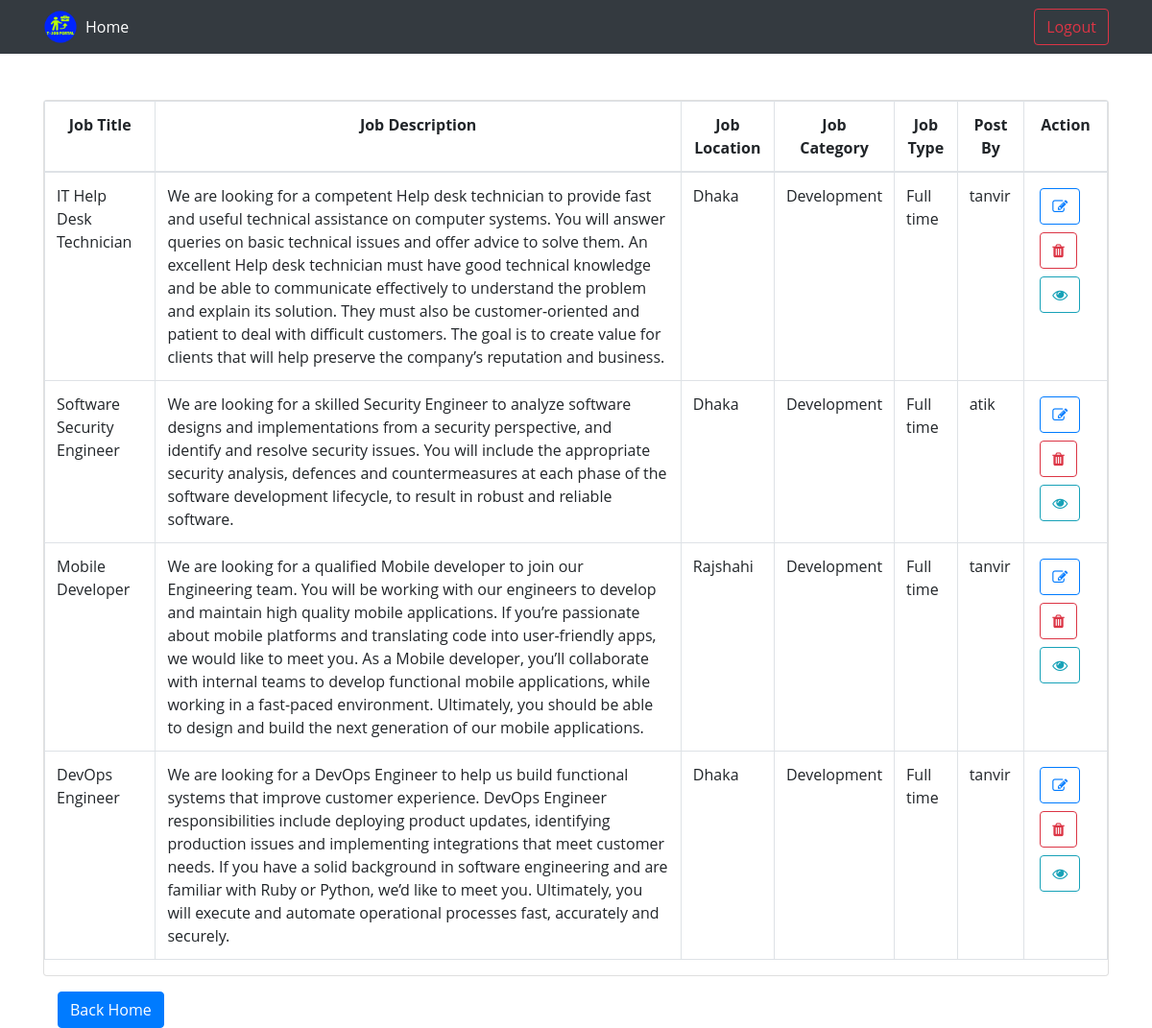
The app's page /adminViewJob.php with its own data.
### tables this page shows
CREATE TABLE `job` (
  `job_id` int(11) NOT NULL,
  `jobtitle` varchar(120) NOT NULL,
  `jobdes` mediumtext NOT NULL,
  `jobreq` mediumtext NOT NULL,
  `jobcity` varchar(30) NOT NULL,
  `jobcat` varchar(20) NOT NULL,
  `jobtype` varchar(50) NOT NULL,
  `employee_user_name` varchar(20) NOT NULL
);

### adminViewJob.php (the view, shortened to what this page needs)
<?php
    include 'conn.php';
    $sql="SELECT * FROM job";
    $result=mysqli_query($conn,$sql);
?>
<!DOCTYPE html>
<html lang="en">
<head>
    <link rel="stylesheet" a href="CSS/bootstrap.css"/>
    <link rel="stylesheet" href="css/bootstrap.min.css" />
    <link rel="stylesheet" href="css/font-awesome.min.css" />
    <link rel="stylesheet" href="css/style.css" />
</head>
<body>
        <div class="container">
            <div class="row">
                <div class="col m-auto">
                    <div class="card mt-5">
                        <table class="table table-bordered table-hover">
                            <thead>
                                <tr>
                                    <td scope="col" class="font-weight-bold text-center">Job Title</td>
                                    <td scope="col" class="font-weight-bold text-center">Job Description</td>
                                    <td scope="col" class="font-weight-bold text-center">Job Location</td>
                                    <td scope="col" class="font-weight-bold text-center">Job Category</td>
                                    <td scope="col" class="font-weight-bold text-center">Job Type</td>
                                    <td scope="col" class="font-weight-bold text-center">Post By</td>
                                    <td scope="col" class="font-weight-bold text-center">Action</td>
                                </tr>
                            </thead>
                            <?php
                                    while($row=mysqli_fetch_assoc($result))
                                    {
                                        $jobTitle = $row['jobtitle'];
                                        $jobDes = $row['jobdes'];
                                        $jobLoc = $row['jobcity'];
                                        $jobCat = $row['jobcat'];
                                        $jobType = $row['jobtype'];
                                        $jobId = $row['job_id'];
                                        $jobEmp = $row['employee_user_name'];
                            ?>
                                    <tr>
                                        <td class="fw-normal"><?php echo $jobTitle ?></td>
                                        <td class="fw-normal"><?php echo $jobDes ?></td>
                                        <td class="fw-normal"><?php echo $jobLoc ?></td>
                                        <td class="fw-normal"><?php echo $jobCat ?></td>
                                        <td class="fw-normal"><?php echo $jobType ?></td>
                                        <td class="fw-normal"><?php echo $jobEmp ?></td>
                                        <td>
                                            <a href="editJob.php?jobId=<?php echo $jobId; ?>" class="btn btn-outline-primary m-1"><i class="fa fa-pencil-square-o" aria-hidden="true"></i></a>
                                            <a href="deleteJob.php?jobId=<?php echo $jobId; ?>" class="btn btn-outline-danger m-1"><i class="fa fa-trash" aria-hidden="true"></i></a>
                                            <a href="application.php?jobId=<?php echo $jobId; ?>" class="btn btn-outline-info m-1"><i class="fa fa-eye" aria-hidden="true"></i></a>
                                        </td>
                                    </tr>
                            <?php
                                    }
                            ?>
                        </table>
                    </div>
                </div>
            </div>
        </div>
        <section>
            <div class="container">
                <div class="col-md-4 mt-3">
                    <a href="admindash.php" class="btn btn-primary">Back Home</a>
                </div>
            </div>
        </section>
</body>
</html>

### css/style.css (style rules this page uses)
* { padding: 0px; margin: 0px; }
body { font-family: 'Open Sans', sans-serif; }
a { text-decoration: none; }

### records on screen
job: jobtitle "IT Help Desk Technician", jobdes "We are looking for a competent Help desk technician to provide fast and useful technical assistance on computer systems. You will answer queries on basic technical issues and offer advice to solve them. An excellent Help desk technician must have good technical knowledge and be able to communicate effectively to understand the problem and explain its solution. They must also be customer-oriented and patient to deal with difficult customers. The goal is to create value for clients that will help preserve the company’s reputation and business.", jobcity "Dhaka", jobcat "Development", jobtype "Full time", employee_user_name "tanvir"
job: jobtitle "Software Security Engineer", jobdes "We are looking for a skilled Security Engineer to analyze software designs and implementations from a security perspective, and identify and resolve security issues. You will include the appropriate security analysis, defences and countermeasures at each phase of the software development lifecycle, to result in robust and reliable software.", jobcity "Dhaka", jobcat "Development", jobtype "Full time", employee_user_name "atik"
job: jobtitle "Mobile Developer", jobdes "We are looking for a qualified Mobile developer to join our Engineering team. You will be working with our engineers to develop and maintain high quality mobile applications. If you’re passionate about mobile platforms and translating code into user-friendly apps, we would like to meet you. As a Mobile developer, you’ll collaborate with internal teams to develop functional mobile applications, while working in a fast-paced environment. Ultimately, you should be able to design and build the next generation of our mobile applications.", jobcity "Rajshahi", jobcat "Development", jobtype "Full time", employee_user_name "tanvir"
job: jobtitle "DevOps Engineer", jobdes "We are looking for a DevOps Engineer to help us build functional systems that improve customer experience. DevOps Engineer responsibilities include deploying product updates, identifying production issues and implementing integrations that meet customer needs. If you have a solid background in software engineering and are familiar with Ruby or Python, we’d like to meet you. Ultimately, you will execute and automate operational processes fast, accurately and securely.", jobcity "Dhaka", jobcat "Development", jobtype "Full time", employee_user_name "tanvir"
